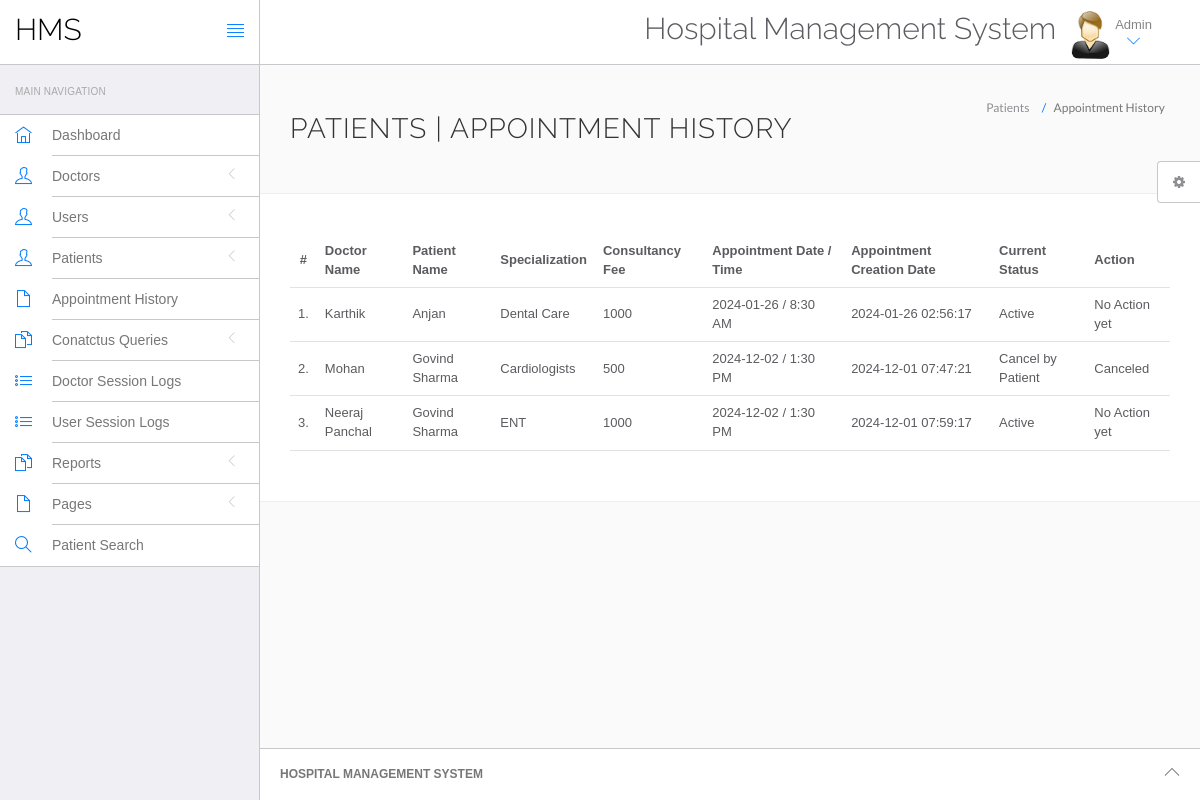
/hospital/hms/admin/appointment-history.php (signed in), run on the app's committed database.
### tables this page shows
CREATE TABLE `appointment` (
  `id` int(11) NOT NULL,
  `doctorSpecialization` varchar(255) DEFAULT NULL,
  `doctorId` int(11) DEFAULT NULL,
  `userId` int(11) DEFAULT NULL,
  `consultancyFees` int(11) DEFAULT NULL,
  `appointmentDate` varchar(255) DEFAULT NULL,
  `appointmentTime` varchar(255) DEFAULT NULL,
  `postingDate` timestamp NULL DEFAULT current_timestamp(),
  `userStatus` int(11) DEFAULT NULL,
  `doctorStatus` int(11) DEFAULT NULL,
  `updationDate` timestamp NULL DEFAULT NULL ON UPDATE current_timestamp()
);

CREATE TABLE `doctors` (
  `id` int(11) NOT NULL,
  `specilization` varchar(255) DEFAULT NULL,
  `doctorName` varchar(255) DEFAULT NULL,
  `address` longtext DEFAULT NULL,
  `docFees` varchar(255) DEFAULT NULL,
  `contactno` bigint(11) DEFAULT NULL,
  `docEmail` varchar(255) DEFAULT NULL,
  `password` varchar(255) DEFAULT NULL,
  `creationDate` timestamp NULL DEFAULT current_timestamp(),
  `updationDate` timestamp NULL DEFAULT NULL ON UPDATE current_timestamp()
);

CREATE TABLE `users` (
  `id` int(11) NOT NULL,
  `fullName` varchar(255) DEFAULT NULL,
  `address` longtext DEFAULT NULL,
  `city` varchar(255) DEFAULT NULL,
  `gender` varchar(255) DEFAULT NULL,
  `email` varchar(255) DEFAULT NULL,
  `password` varchar(255) DEFAULT NULL,
  `regDate` timestamp NULL DEFAULT current_timestamp(),
  `updationDate` timestamp NULL DEFAULT NULL ON UPDATE current_timestamp()
);

### hospital/hms/admin/appointment-history.php (the view, shortened to what this page needs)
<?php
include('include/config.php');
if(strlen($_SESSION['id']==0)) {
 header('location:logout.php');
  } else{
?>
<!DOCTYPE html>
<html lang="en">
	<head>
		<link rel="stylesheet" href="vendor/bootstrap/css/bootstrap.min.css">
		<link rel="stylesheet" href="vendor/fontawesome/css/font-awesome.min.css">
		<link rel="stylesheet" href="vendor/themify-icons/themify-icons.min.css">
		<link href="vendor/animate.css/animate.min.css" rel="stylesheet" media="screen">
		<link href="vendor/perfect-scrollbar/perfect-scrollbar.min.css" rel="stylesheet" media="screen">
		<link href="vendor/switchery/switchery.min.css" rel="stylesheet" media="screen">
		<link href="vendor/bootstrap-touchspin/jquery.bootstrap-touchspin.min.css" rel="stylesheet" media="screen">
		<link href="vendor/select2/select2.min.css" rel="stylesheet" media="screen">
		<link href="vendor/bootstrap-datepicker/bootstrap-datepicker3.standalone.min.css" rel="stylesheet" media="screen">
		<link href="vendor/bootstrap-timepicker/bootstrap-timepicker.min.css" rel="stylesheet" media="screen">
		<link rel="stylesheet" href="assets/css/styles.css">
		<link rel="stylesheet" href="assets/css/plugins.css">
		<link rel="stylesheet" href="assets/css/themes/theme-1.css" id="skin_color" />
	</head>
	<body>
		<div id="app">
<?php include('include/sidebar.php');?>
			<div class="app-content">
					<?php include('include/header.php');?>
				<div class="main-content" >
					<div class="wrap-content container" id="container">
						<section id="page-title">
							<div class="row">
								<div class="col-sm-8">
									<h1 class="mainTitle">Patients  | Appointment History</h1>
																	</div>
								<ol class="breadcrumb">
									<li>
										<span>Patients </span>
									</li>
									<li class="active">
										<span>Appointment History</span>
									</li>
								</ol>
							</div>
						</section>
						<div class="container-fluid container-fullw bg-white">
									<div class="row">
								<div class="col-md-12">
									<table class="table table-hover" id="sample-table-1">
										<thead>
											<tr>
												<th class="center">#</th>
												<th class="hidden-xs">Doctor Name</th>
												<th>Patient Name</th>
												<th>Specialization</th>
												<th>Consultancy Fee</th>
												<th>Appointment Date / Time </th>
												<th>Appointment Creation Date  </th>
												<th>Current Status</th>
												<th>Action</th>
											</tr>
										</thead>
										<tbody>
<?php
$sql=mysqli_query($con,"select doctors.doctorName as docname,users.fullName as pname,appointment.*  from appointment join doctors on doctors.id=appointment.doctorId join users on users.id=appointment.userId ");
$cnt=1;
while($row=mysqli_fetch_array($sql))
{
?>
											<tr>
												<td class="center"><?php echo $cnt;?>.</td>
												<td class="hidden-xs"><?php echo $row['docname'];?></td>
												<td class="hidden-xs"><?php echo $row['pname'];?></td>
												<td><?php echo $row['doctorSpecialization'];?></td>
												<td><?php echo $row['consultancyFees'];?></td>
												<td><?php echo $row['appointmentDate'];?> / <?php echo
												 $row['appointmentTime'];?>
												</td>
												<td><?php echo $row['postingDate'];?></td>
												<td>
<?php if(($row['userStatus']==1) && ($row['doctorStatus']==1))
{
	echo "Active";
}
if(($row['userStatus']==0) && ($row['doctorStatus']==1))
{
	echo "Cancel by Patient";
}
												?></td>
												<td >
												<div class="visible-md visible-lg hidden-sm hidden-xs">
							<?php if(($row['userStatus']==1) && ($row['doctorStatus']==1))
{
echo "No Action yet";
	 } else {
		echo "Canceled";
		} ?>
												</div>
												</td>
											</tr>
											<?php
$cnt=$cnt+1;
											 }?>
										</tbody>
									</table>
								</div>
							</div>
								</div>
					</div>
				</div>
			</div>
	<?php include('include/footer.php');?>
	<?php include('include/setting.php');?>
		</div>
	</body>
</html>
<?php } ?>

### hospital/hms/admin/include/sidebar.php (shortened to what this page needs)
<div class="sidebar app-aside" id="sidebar">
				<div class="sidebar-container perfect-scrollbar">
<nav>
						<div class="navbar-title">
							<span>Main Navigation</span>
						</div>
						<ul class="main-navigation-menu">
							<li>
								<a href="dashboard.php">
									<div class="item-content">
										<div class="item-media">
											<i class="ti-home"></i>
										</div>
										<div class="item-inner">
											<span class="title"> Dashboard </span>
										</div>
									</div>
								</a>
							</li>
							<li>
								<a href="javascript:void(0)">
									<div class="item-content">
										<div class="item-media">
											<i class="ti-user"></i>
										</div>
										<div class="item-inner">
											<span class="title"> Doctors </span><i class="icon-arrow"></i>
										</div>
									</div>
								</a>
								</li>
				<li>
								<a href="javascript:void(0)">
									<div class="item-content">
										<div class="item-media">
											<i class="ti-user"></i>
										</div>
										<div class="item-inner">
											<span class="title"> Users </span><i class="icon-arrow"></i>
										</div>
									</div>
								</a>
								</li>
								<li>
								<a href="javascript:void(0)">
									<div class="item-content">
										<div class="item-media">
											<i class="ti-user"></i>
										</div>
										<div class="item-inner">
											<span class="title"> Patients </span><i class="icon-arrow"></i>
										</div>
									</div>
								</a>
								</li>
<li>
								<a href="appointment-history.php">
									<div class="item-content">
										<div class="item-media">
											<i class="ti-file"></i>
										</div>
										<div class="item-inner">
											<span class="title"> Appointment History </span>
										</div>
									</div>
								</a>
							</li>
				<li>
								<a href="javascript:void(0)">
									<div class="item-content">
										<div class="item-media">
											<i class="ti-files"></i>
										</div>
										<div class="item-inner">
											<span class="title"> Conatctus Queries </span><i class="icon-arrow"></i>
										</div>
									</div>
								</a>
								</li>
	<li>
								<a href="doctor-logs.php">
									<div class="item-content">
										<div class="item-media">
											<i class="ti-list"></i>
										</div>
										<div class="item-inner">
											<span class="title"> Doctor Session Logs </span>
										</div>
									</div>
								</a>
							</li>
							<li>
								<a href="user-logs.php">
									<div class="item-content">
										<div class="item-media">
											<i class="ti-list"></i>
										</div>
										<div class="item-inner">
											<span class="title"> User Session Logs </span>
										</div>
									</div>
								</a>
							</li>
				<li>
								<a href="javascript:void(0)">
									<div class="item-content">
										<div class="item-media">
											<i class="ti-files"></i>
										</div>
										<div class="item-inner">
											<span class="title"> Reports </span><i class="icon-arrow"></i>
										</div>
									</div>
								</a>
							</li>
				<li>
								<a href="javascript:void(0)">
									<div class="item-content">
										<div class="item-media">
											<i class="ti-file"></i>
										</div>
										<div class="item-inner">
											<span class="title"> Pages </span><i class="icon-arrow"></i>
										</div>
									</div>
								</a>
							</li>
								<li>
								<a href="patient-search.php">
									<div class="item-content">
										<div class="item-media">
											<i class="ti-search"></i>
										</div>
										<div class="item-inner">
											<span class="title"> Patient Search </span>
										</div>
									</div>
								</a>
							</li>
						</ul>
					</nav>
					</div>
			</div>

### hospital/hms/admin/include/header.php (shortened to what this page needs)
<header class="navbar navbar-default navbar-static-top">
					<div class="navbar-header">
						<a class="navbar-brand" href="#">
							<h2 style="padding-top:20%; color:#000 ">HMS</h2>
						</a>
						<a href="#" class="sidebar-toggler pull-right visible-md visible-lg" data-toggle-class="app-sidebar-closed" data-toggle-target="#app">
							<i class="ti-align-justify"></i>
						</a>
					</div>
					<div class="navbar-collapse collapse">
						<ul class="nav navbar-right">
								<li  style="padding-top:2% ">
								<h2>Hospital Management System</h2>
							</li>
							<li class="dropdown current-user">
								<a href class="dropdown-toggle" data-toggle="dropdown">
									<img src="assets/images/images.jpg" > <span class="username">
			Admin
									<i class="ti-angle-down"></i></i></span>
								</a>
							</li>
						</ul>
					</div>
				</header>

### hospital/hms/admin/include/footer.php
<footer>
				<div class="footer-inner">
					<div class="pull-left">
					<span class="text-bold text-uppercase"> Hospital Management System</span>
					</div>
					<div class="pull-right">
						<span class="go-top"><i class="ti-angle-up"></i></span>
					</div>
				</div>
			</footer>

### hospital/hms/admin/include/setting.php (shortened to what this page needs)
<div class="settings panel panel-default hidden-xs hidden-sm" id="settings">
				<button ct-toggle="toggle" data-toggle-class="active" data-toggle-target="#settings" class="btn btn-default">
					<i class="fa fa-spin fa-gear"></i>
				</button>
			</div>

### hospital/hms/admin/assets/css/plugins.css (style rules this page uses)
.perfect-scrollbar { overflow-y: hidden !important; }

### hospital/hms/admin/assets/css/themes/theme-1.css (style rules this page uses)
body { background: #FAFAFA; }
header .navbar-header { background: #ffffff !important; border-right-color: #c8c7cc !important; border-bottom-color: #c8c7cc !important; }
header .navbar-header .sidebar-toggler, header .navbar-header .sidebar-mobile-toggler { color: #007aff !important; }
header .navbar-header .navbar-brand { color: #777 !important; }
header .navbar-collapse { background: #ffffff !important; border-bottom-color: #c8c7cc !important; box-shadow: none !important; }
header .navbar-collapse .navbar-right > li > a { color: #777; }
header .navbar-collapse .navbar-right > li > a i { color: #007aff !important; }
#sidebar { background: #EFEFF4 !important; }
#sidebar:before { border-right-width: "1px" !important; border-right-style: solid; border-right-color: #c8c7cc !important; }
#sidebar nav { border-right-width: "1px" !important; border-right-style: solid; border-right-color: #c8c7cc !important; }
#sidebar nav .navbar-title { color: #aaaaaa; }
#sidebar nav > ul { background: #ffffff !important; border-bottom-color: #c8c7cc !important; border-top-color: #c8c7cc !important; }
#sidebar nav > ul > li > a .item-media > i { color: #007aff !important; }
#sidebar nav > ul > li > a .item-inner { color: #777 !important; border-bottom-color: #c8c7cc; }
#app > footer { background: #ffffff !important; border-top-color: #c8c7cc !important; color: #777; }

### data on the page
appointment: doctorId.doctorName "Karthik", userId.fullName "Anjan", doctorSpecialization "Dental Care", consultancyFees "1000", appointmentDate "2024-01-26", appointmentTime "8:30 AM", postingDate "2024-01-26 02:56:17", userStatus "Active"
appointment: doctorId.doctorName "Mohan", userId.fullName "Govind Sharma", doctorSpecialization "Cardiologists", consultancyFees "500", appointmentDate "2024-12-02", appointmentTime "1:30 PM", postingDate "2024-12-01 07:47:21", userStatus "Cancel by Patient"
appointment: doctorId.doctorName "Neeraj Panchal", userId.fullName "Govind Sharma", doctorSpecialization "ENT", consultancyFees "1000", appointmentDate "2024-12-02", appointmentTime "1:30 PM", postingDate "2024-12-01 07:59:17", userStatus "Active"
